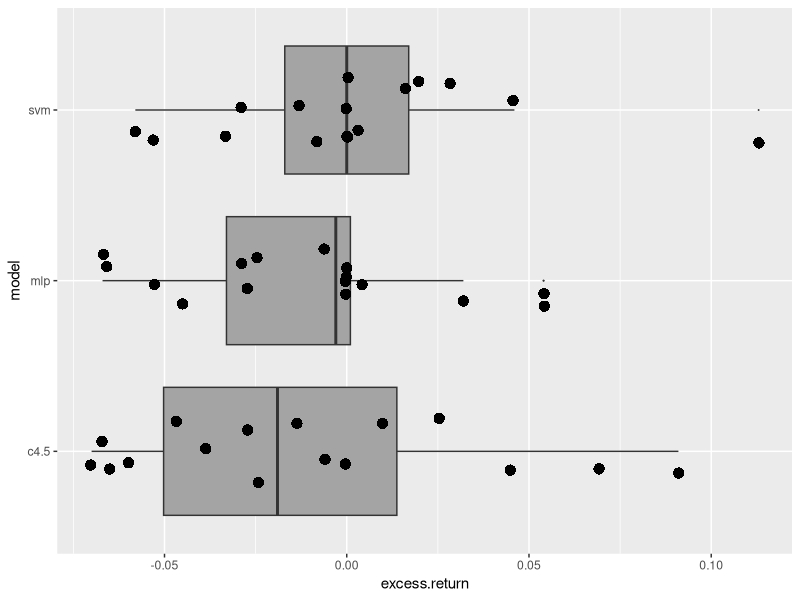
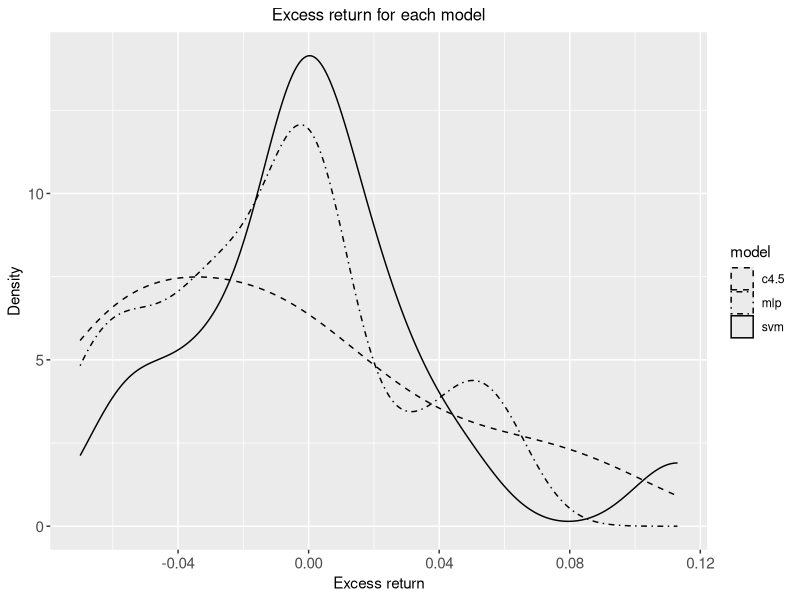

Write the R code that produced these figures, in order.
library(ggplot2)
svm <- c(-0.013,0,0,-0.058,0,0.02,0.113,-0.053,0.046,0.003,0.028,-0.008,-0.029,0.016,-0.033,0)
mlp <- c(-0.067,-0.006,0,-0.066,0,0,0.054,-0.053,-0.025,-0.027,0.004,-0.045,-0.029,0.054,0.032,0)
c4 <- c(-0.067,-0.006,0,-0.07,-0.039,0.025,0.091,-0.065,-0.024,-0.027,0.01,-0.047,-0.014,0.045,-0.06,0.069)
n <- length(svm)
todos <- c(svm,mlp,c4)
etiquetas <- c(rep("svm",n),rep("mlp",n),rep("c4.5",n))

datos <- data.frame(index = 1:n, excess.return = todos, model = etiquetas)

## Box plot ##
g <- ggplot(data = datos, mapping = aes(x = model, y = excess.return))

g <- g + geom_boxplot(fill='#A4A4A4', outlier.size = 0) 

g + geom_jitter(shape=16, position=position_jitter(0.2), size= 3.5) + coord_flip()

## Density plot ##
g <- ggplot(data = datos, mapping = aes(x = excess.return, linetype = model)) + theme_gray()

g + geom_density()  + scale_linetype_manual(values=c("dashed", "dotdash", "solid")) + theme(legend.position="right", plot.title = element_text(hjust = 0.5, size = 12), axis.text.x  = element_text(size = 11), axis.text.y  = element_text(size = 11) ) + labs(title= "Excess return for each model") + xlab("Excess return") + ylab("Density")


